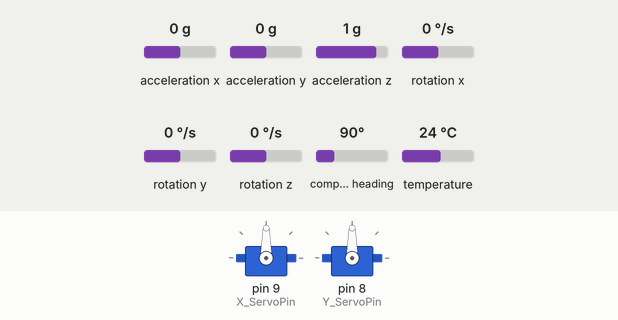
A sketch run on a simulated Arduino Uno, built with avr-gcc and run on an emulated ATmega328P. On the bench: 2 × servo. The test bench sets the inputs (shaded band); at power-on: acceleration y 0 g, acceleration x 0 g, acceleration z 1 g, rotation x 0 °/s, rotation y 0 °/s, rotation z 0 °/s, compass heading 90°, temperature 24 °C. What the sketch prints to the serial monitor is not drawn.

Above: at 1.2 s.
1.3 s: acceleration y set to 0.3 g
At 2.2 s:
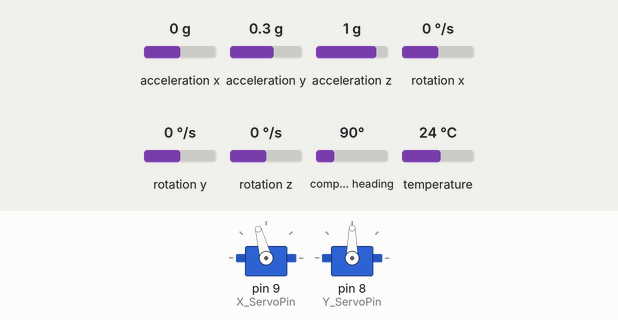
2.9 s: acceleration x set to -1.2 g
At 3.2 s:
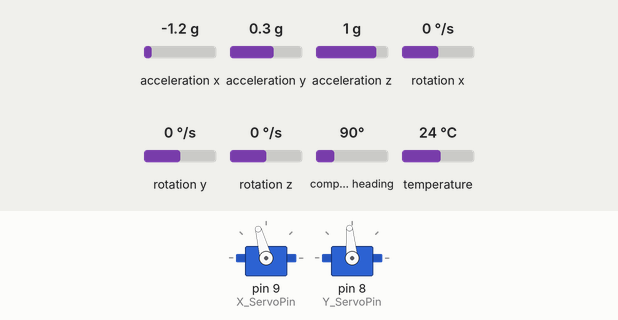
4.4 s: acceleration x set to -1.5 g
At 5.7 s:
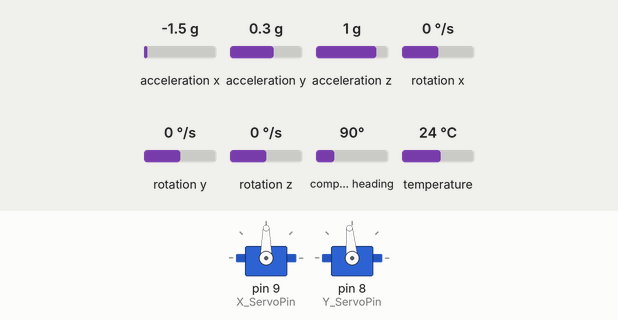
6.0 s: acceleration x set to -0.8 g
At 6.8 s:
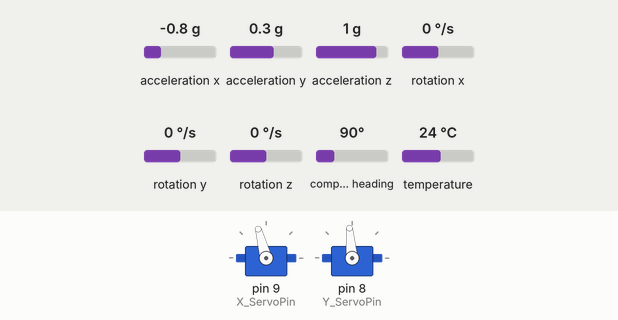
7.5 s: acceleration x set to -1.4 g
At 9.3 s:
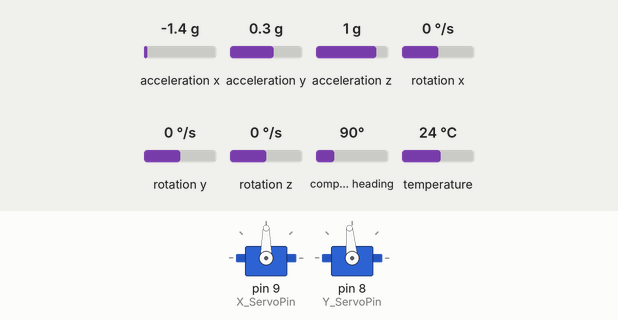
Timing chart, 0 to 10.4 s (numbered marks = the images above; inputs shaded):
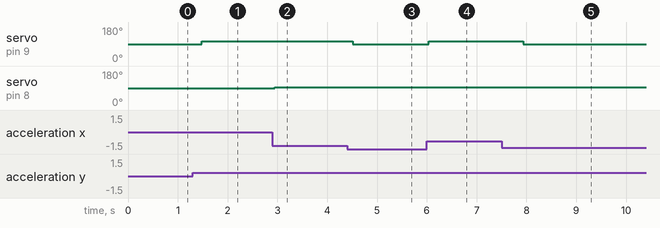

Measured:
- the behaviour switches between 0.1 and 0.2 g on acceleration y (found by bisection; images 0 and 1)
- the behaviour switches between -1.3 and -1.4 g on acceleration x (found by bisection; images 2 and 3)
- after the input at 1.3 s, servo on pin 9 (X_ServoPin): 90° → 105° after 0.18 s
- after the input at 2.9 s, servo on pin 8 (Y_ServoPin): 90° → 95° at once
- after the input at 4.4 s, servo on pin 9 (X_ServoPin): 105° → 90° after 0.12 s
- after the input at 6.0 s, servo on pin 9 (X_ServoPin): 90° → 105° at once
- after the input at 7.5 s, servo on pin 9 (X_ServoPin): 105° → 90° after 0.44 s

The sketch:

Balance.ino
```cpp
#include <Servo.h>
#include <Wire.h>
#include <SPI.h>
#include <Adafruit_LSM9DS1.h>
#include <Adafruit_Sensor.h>  // not used in this code but required!

/////////////////////////
#define X_ServoPin      9
#define Y_ServoPin      8
////////////////////////
float P_GAIN =           0.002;
float I_GAIN =           0.0;
float D_GAIN =           100.5;
int   UPDATE_FREQUENCY = 300; //Hz
#define DEADZONE 15 // Degrees
/////////////////////////
#define MAX_ANGLE       180 // %
#define MIN_SPEED       85 // %
#define MAX_SPEED       105 // %

#define Y_MIN_SPEED       85 // %
#define Y_MAX_SPEED       95 // %


#define LoopTime        100   // PID loop time(ms)
//Globals
unsigned long lastMilli = 0; // time at the end of the last loop

int current_x_speed_setting = 0;
int current_y_speed_setting = 0;
int actual_x_angle = 0;
int actual_y_angle = 0;

float goal_x_angle = 90;
float goal_y_angle = 90;
float current_steering_angle = 0;

struct config {
  bool  Clamped = false;
  float IntegralTerm = 0;
  float DerivativeTerm = 0;
  float PID_Output = 0;
  float AngleError = 0;
  float lastAngleError = 0;
};

struct config x_config;
struct config y_config;
Servo X_Servo;
Servo Y_Servo;
// Initialize the IMU Sensor
Adafruit_LSM9DS1 lsm = Adafruit_LSM9DS1();

float RwEst[3];     //Rw estimated from combining RwAcc and RwGyro
unsigned long lastMicros;

//Variables below don't need to be global but we expose them for debug purposes
unsigned long interval; //interval since previous analog samples
float RwAcc[3];         //projection of normalized gravitation force vector on x/y/z axis, as measured by accelerometer
float RwGyro[3];        //Rw obtained from last estimated value and gyro movement
float GyroTemp[3];
float Awz[2];           //angles between projection of R on XZ/YZ plane and Z axis (deg)

// Bound the input value between x_min and x_max. Also works in anti-windup
int CheckClamp(int x, struct config beta) {
  int angle = constrain(x, MIN_SPEED, MAX_SPEED); // Angle Limit
  beta.Clamped = not (angle == x);
  return angle;
}

void ApplyKalmanFiltering() {
  static int w;
  static float tmpf, tmpf2;
  static unsigned long newMicros; //new timestamp
  static char signRzGyro;
  float wGyro = 20;
  ////BELOW is likely removable
  //compute interval since last sampling time
  interval = newMicros - lastMicros;    //please note that overflows are ok, since for example 0x0001 - 0x00FE will be equal to 2
  lastMicros = newMicros;               //save for next loop, please note interval will be invalid in first sample but we don't use it


  //normalize vector (convert to a vector with same direction and with length 1)
  normalize3DVector(RwAcc);

  //evaluate RwGyro vector
  if (abs(RwEst[2]) < 0.1) {
    //Rz is too small and because it is used as reference for computing Axz, Ayz it's error fluctuations will amplify leading to bad results
    //in this case skip the gyro data and just use previous estimate
    for (w = 0; w <= 2; w++) RwGyro[w] = RwEst[w];
  } else {
    //get angles between projection of R on ZX/ZY plane and Z axis, based on last RwEst
    for (w = 0; w <= 1; w++) {
      tmpf = GyroTemp[w];                             //get current gyro rate in deg/ms
      tmpf *= interval / 1000.0f;                     //get angle change in deg
      Awz[w] = atan2(RwEst[w], RwEst[2]) * 180 / PI;  //get angle and convert to degrees
      Awz[w] += tmpf;                                 //get updated angle according to gyro movement
    }

    //estimate sign of RzGyro by looking in what qudrant the angle Axz is,
    //RzGyro is pozitive if  Axz in range -90 ..90 => cos(Awz) >= 0
    signRzGyro = (cos(Awz[0] * PI / 180) >= 0 ) ? 1 : -1;

    //reverse calculation of RwGyro from Awz angles, for formulas deductions see  http://starlino.com/imu_guide.html
    for (w = 0; w <= 1; w++) {
      RwGyro[0] = sin(Awz[0] * PI / 180);
      RwGyro[0] /= sqrt( 1 + squared(cos(Awz[0] * PI / 180)) * squared(tan(Awz[1] * PI / 180)) );
      RwGyro[1] = sin(Awz[1] * PI / 180);
      RwGyro[1] /= sqrt( 1 + squared(cos(Awz[1] * PI / 180)) * squared(tan(Awz[0] * PI / 180)) );
    }
    RwGyro[2] = signRzGyro * sqrt(1 - squared(RwGyro[0]) - squared(RwGyro[1]));
  }

  //combine Accelerometer and gyro readings
  for (w = 0; w <= 2; w++) RwEst[w] = (RwAcc[w] + wGyro * RwGyro[w]) / (1 + wGyro);

  normalize3DVector(RwEst);
}

void UpdatePIDController_X() {
  // compute the error between the measurement and the desired value
  x_config.AngleError = -ShortestAngularPath(g2degree(RwEst[1]), goal_x_angle);
  if (abs(x_config.AngleError) <= DEADZONE) { // Deadzone // Stop if close enough to prevent oscillations
    current_x_speed_setting = 90;
    set_X_Speed(current_x_speed_setting);
  } else {
    x_config.DerivativeTerm = x_config.AngleError - x_config.lastAngleError;
    // If the actuator is saturating ignore the integral term
    // if the system is clamped and the sign of the integrator term and the sign of the PID output are the same
    if (x_config.Clamped and ((x_config.PID_Output / abs(x_config.PID_Output)) == (x_config.IntegralTerm / abs(x_config.IntegralTerm)))) {
      x_config.IntegralTerm += 0;
    } else {
      x_config.IntegralTerm += x_config.AngleError;
    }
    // compute the control effort by multiplying the error by Kp
    x_config.PID_Output = (x_config.AngleError * P_GAIN) + (x_config.IntegralTerm * I_GAIN) + (x_config.DerivativeTerm * D_GAIN);
    current_x_speed_setting += x_config.PID_Output;

    // make sure the output value is bounded to 0 to 100 using the bound function defined below
    current_x_speed_setting = CheckClamp(current_x_speed_setting,x_config);
    set_X_Speed(current_x_speed_setting); // then write it to the LED pin to change control voltage to LED
  }
}

void UpdatePIDController_Y() {
  // compute the error between the measurement and the desired value
  y_config.AngleError = ShortestAngularPath(g2degree(RwEst[0]), goal_y_angle); // Minimum degree shifts in order to reach goal
  if (abs(y_config.AngleError) <= DEADZONE) { // Deadzone
    current_y_speed_setting = 90;
    set_Y_Speed(current_y_speed_setting);
  } else {
    y_config.DerivativeTerm = y_config.AngleError - y_config.lastAngleError;
    // If the actuator is saturating ignore the integral term
    // if the system is clamped and the sign of the integrator term and the sign of the PID output are the same
    if (y_config.Clamped and ((y_config.PID_Output / abs(y_config.PID_Output)) == (y_config.IntegralTerm / abs(y_config.IntegralTerm)))) {
      y_config.IntegralTerm += 0;
    } else {
      y_config.IntegralTerm += y_config.AngleError;
    }
    // compute the control effort by multiplying the error by Kp
    y_config.PID_Output = (y_config.AngleError * P_GAIN) + (y_config.IntegralTerm * I_GAIN) + (y_config.DerivativeTerm * D_GAIN);
    current_y_speed_setting += y_config.PID_Output;

    // make sure the output value is bounded to 0 to 100 using the bound function defined below
    current_y_speed_setting = CheckClamp(current_y_speed_setting,y_config);
    set_Y_Speed(current_y_speed_setting); // then write it to the LED pin to change control voltage to LED
  }
}

void getMachineState() {
  // Convert DOF data to angles
  lsm.read();
  sensors_event_t a, m, g, temp;
  bool isUpsideDown;
  lsm.getEvent(&a, &m, &g, &temp);

  RwAcc[0] = a.acceleration.x / 9.80665; // m/s^2 in g
  RwAcc[1] = a.acceleration.y / 9.80665; // m/s^2 in g
  RwAcc[2] = a.acceleration.z / 9.80665; // m/s^2 in g

  GyroTemp[0] = g.gyro.y / 1000;
  GyroTemp[1] = g.gyro.x / 1000;
  GyroTemp[2] = g.gyro.z / 1000;
}

void setup() {
  X_Servo.attach(X_ServoPin);
  Y_Servo.attach(Y_ServoPin);
  set_X_Speed(90);
  set_Y_Speed(90);
  Serial.begin(115200);
  while (!Serial) {
    delay(1); // will pause Zero, Leonardo, etc until serial console opens
  }

  Serial.println("LSM9DS1 Stabilized Stick Demo");

  // Try to initialise and warn if we couldn't detect the chip
  if (!lsm.begin())
  {
    Serial.println("Oops ... unable to initialize the LSM9DS1. Check your wiring!");
    while (1);
  }
  Serial.println("Found LSM9DS1 9DOF");

  // helper to just set the default scaling we want, see above!
  setupSensor();
  // Add Comment
  getMachineState();
  for (int i = 0; i <= 2; i++) RwEst[i] = RwAcc[i]; //initialize with accelerometer readings
}

void loop() {
  getMachineState();
  ApplyKalmanFiltering();
  UpdatePIDController_X();
  UpdatePIDController_Y();
  delay(1000 / UPDATE_FREQUENCY);
}

// Minimum degree shifts in order to reach goal
float ShortestAngularPath(int angle, int goal) {
  double raw_diff = angle > goal ? angle - goal : goal - angle;
  double dist = raw_diff > 180.0 ? 360.0 - raw_diff : raw_diff;
  if (goal <= 180) { // Theoretically fails for goal angles above 180 degrees
    if ((angle < goal) or (angle > (goal + 180))) {
      dist = dist;
    }
    else {
      dist = dist * -1;
    }
  }
  return dist;
}

void set_X_Speed(int angle) {
  angle = constrain(angle, MIN_SPEED, MAX_SPEED);
  X_Servo.write(angle);
}

void set_Y_Speed(int angle) {
  angle = constrain(angle, Y_MIN_SPEED, Y_MAX_SPEED);
  Y_Servo.write(angle);
}

void set_X_Goal(int angle) { // -180 :-: 180
  angle = constrain(angle, -MAX_ANGLE, MAX_ANGLE); // Speed Limit
  goal_x_angle = angle;
}

void set_Y_Goal(int angle) { // -18 0 :-: 180
  angle = constrain(angle, -MAX_ANGLE, MAX_ANGLE); // Speed Limit
  goal_y_angle = angle;
}

void normalize3DVector(float* vector) {
  static float R;
  R = sqrt(squared(vector[0]) + squared(vector[1]) + squared(vector[2]));
  vector[0] /= R;
  vector[1] /= R;
  vector[2] /= R;
}

void setupSensor() {
  // 1.) Set the accelerometer range
  lsm.setupAccel(lsm.LSM9DS1_ACCELRANGE_16G);
  // 2.) Set the magnetometer sensitivity
  lsm.setupMag(lsm.LSM9DS1_MAGGAIN_4GAUSS);
  // 3.) Setup the gyroscope
  lsm.setupGyro(lsm.LSM9DS1_GYROSCALE_245DPS);
}

float squared(float x) {return x * x;}

int g2degree(float g) {return constrain(((g + 1) / 2) * 180, 0, 180);}
```
